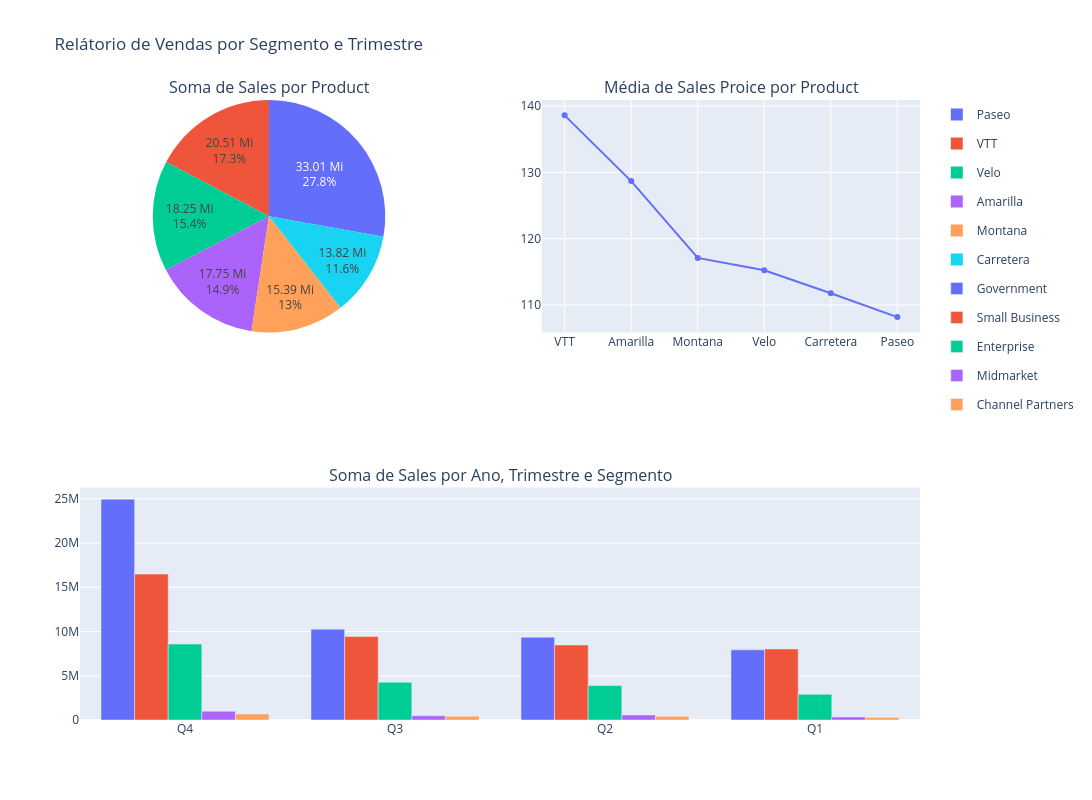

The notebook cell this image was saved under:
### Code cell
#Faltam alguns Controles, Country, Ano_Trimestre

fig_relatorio_vendas_segmento_tri = make_subplots(
    rows=2, cols=2,                  
    subplot_titles=('Soma de Sales por Product', 
                    'Média de Sales Proice por Product', 
                    'Soma de Sales por Ano, Trimestre e Segmento'),
    specs=[[{'type': 'pie'}, {'type': 'histogram'}],
        [{'type': 'bar','colspan':2}, None]]
)

for trace in fig_sum_product_sales.data:
    fig_relatorio_vendas_segmento_tri.add_trace(trace, row=1, col=1)

for trace in fig_media_sale_price.data:
    fig_relatorio_vendas_segmento_tri.add_trace(trace, row=1, col=2)

for trace in fig_sales_tri_segment.data:
    fig_relatorio_vendas_segmento_tri.add_trace(trace, row=2, col=1)

fig_relatorio_vendas_segmento_tri.update_layout(
    title_text="Relátorio de Vendas por Segmento e Trimestre",
    showlegend=True,
    width=1400,  
    height=800
).show()

fig_relatorio_vendas_segmento_tri.write_image("fig/fig_pag1.jpg", format="jpg")

### Figure 1 — Plotly figure (JSON) as saved in the notebook; plotly's stock layout.template omitted (floating-point values rounded to 4 significant figures)
{"data": [{"domain": {"x": [0, 0.45], "y": [0.625, 1]}, "hole": 0, "hovertemplate": "Product=%{label}<br>Sales=%{value}<extra></extra>", "labels": ["Paseo", "VTT", "Velo", "Amarilla", "Montana", "Carretera"], "legendgroup": "", "name": "", "showlegend": true, "text": ["33.01 Mi", "20.51 Mi", "18.25 Mi", "17.75 Mi", "15.39 Mi", "13.82 Mi"], "textinfo": "percent+text", "textposition": "inside", "type": "pie", "values": [33010000.0, 20510000.0, 18250000.0, 17750000.0, 15390000.0, 13820000.0]}, {"hovertemplate": "Product=%{x}<br>Sale Price=%{y}<extra></extra>", "legendgroup": "", "line": {"color": "#636efa", "dash": "solid"}, "marker": {"symbol": "circle"}, "mode": "lines+markers", "name": "", "orientation": "v", "showlegend": false, "type": "scatter", "x": ["VTT", "Amarilla", "Montana", "Velo", "Carretera", "Paseo"], "xaxis": "x", "y": [138.6, 128.7, 117.1, 115.2, 111.8, 108.2], "yaxis": "y"}, {"alignmentgroup": "True", "hovertemplate": "Segment=Government<br>Dates_Quarter=%{x}<br>Sales=%{y}<extra></extra>", "legendgroup": "Government", "marker": {"color": "#636efa", "pattern": {"shape": ""}}, "name": "Government", "offsetgroup": "Government", "orientation": "v", "showlegend": true, "textposition": "auto", "type": "bar", "x": ["Q4", "Q3", "Q2", "Q1"], "xaxis": "x2", "y": [24960000.0, 10260000.0, 9354000.0, 7930000.0], "yaxis": "y2"}, {"alignmentgroup": "True", "hovertemplate": "Segment=Small Business<br>Dates_Quarter=%{x}<br>Sales=%{y}<extra></extra>", "legendgroup": "Small Business", "marker": {"color": "#EF553B", "pattern": {"shape": ""}}, "name": "Small Business", "offsetgroup": "Small Business", "orientation": "v", "showlegend": true, "textposition": "auto", "type": "bar", "x": ["Q4", "Q3", "Q2", "Q1"], "xaxis": "x2", "y": [16485846, 9432000.0, 8479000.0, 8031000.0], "yaxis": "y2"}, {"alignmentgroup": "True", "hovertemplate": "Segment=Enterprise<br>Dates_Quarter=%{x}<br>Sales=%{y}<extra></extra>", "legendgroup": "Enterprise", "marker": {"color": "#00cc96", "pattern": {"shape": ""}}, "name": "Enterprise", "offsetgroup": "Enterprise", "orientation": "v", "showlegend": true, "textposition": "auto", "type": "bar", "x": ["Q4", "Q3", "Q2", "Q1"], "xaxis": "x2", "y": [8577000.0, 4254000.0, 3885000.0, 2896000.0], "yaxis": "y2"}, {"alignmentgroup": "True", "hovertemplate": "Segment=Midmarket<br>Dates_Quarter=%{x}<br>Sales=%{y}<extra></extra>", "legendgroup": "Midmarket", "marker": {"color": "#ab63fa", "pattern": {"shape": ""}}, "name": "Midmarket", "offsetgroup": "Midmarket", "orientation": "v", "showlegend": true, "textposition": "auto", "type": "bar", "x": ["Q4", "Q2", "Q3", "Q1"], "xaxis": "x2", "y": [984333, 569600.0, 484800.0, 343100.0], "yaxis": "y2"}, {"alignmentgroup": "True", "hovertemplate": "Segment=Channel Partners<br>Dates_Quarter=%{x}<br>Sales=%{y}<extra></extra>", "legendgroup": "Channel Partners", "marker": {"color": "#FFA15A", "pattern": {"shape": ""}}, "name": "Channel Partners", "offsetgroup": "Channel Partners", "orientation": "v", "showlegend": true, "textposition": "auto", "type": "bar", "x": ["Q4", "Q3", "Q2", "Q1"], "xaxis": "x2", "y": [686000.0, 415900.0, 406800.0, 291900.0], "yaxis": "y2"}], "layout": {"annotations": [{"font": {"size": 16}, "showarrow": false, "text": "Soma de Sales por Product", "x": 0.225, "xanchor": "center", "xref": "paper", "y": 1, "yanchor": "bottom", "yref": "paper"}, {"font": {"size": 16}, "showarrow": false, "text": "Média de Sales Proice por Product", "x": 0.775, "xanchor": "center", "xref": "paper", "y": 1, "yanchor": "bottom", "yref": "paper"}, {"font": {"size": 16}, "showarrow": false, "text": "Soma de Sales por Ano, Trimestre e Segmento", "x": 0.5, "xanchor": "center", "xref": "paper", "y": 0.375, "yanchor": "bottom", "yref": "paper"}], "height": 800, "showlegend": true, "title": {"text": "Relátorio de Vendas por Segmento e Trimestre"}, "width": 1400, "xaxis": {"anchor": "y", "domain": [0.55, 1]}, "xaxis2": {"anchor": "y2", "domain": [0, 1]}, "yaxis": {"anchor": "x", "domain": [0.625, 1]}, "yaxis2": {"anchor": "x2", "domain": [0, 0.375]}}}
